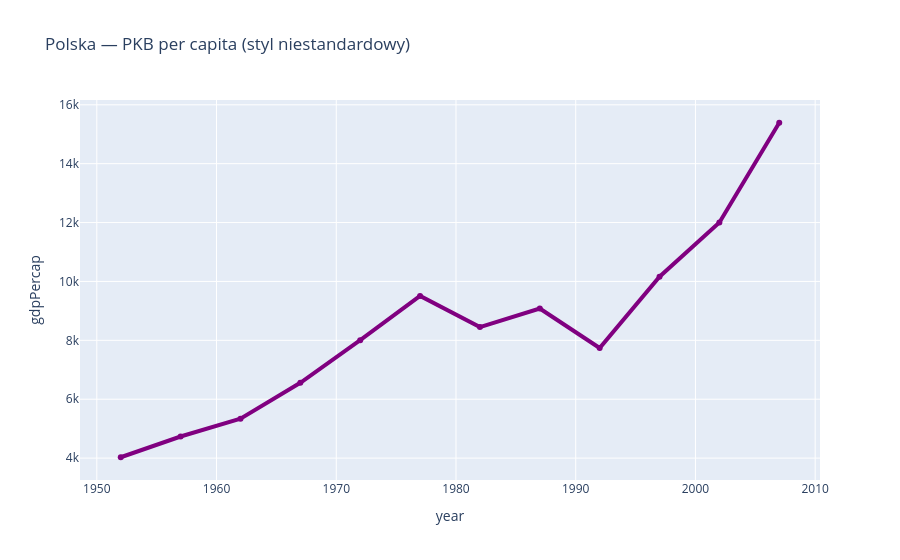

Notebook code for this chart:
### Markdown cell above
## 2.5 Dostosowywanie koloru i stylu linii

### Code cell
pl = df[df['country'] == 'Poland']

fig = px.line(pl, x='year', y='gdpPercap',
              title="Polska — PKB per capita (styl niestandardowy)")
fig.update_traces(line=dict(color='purple', width=4), mode='lines+markers')
fig.show()

### Figure 1 — Plotly figure (JSON) as saved in the notebook; plotly's stock layout.template omitted (floating-point values rounded to 4 significant figures)
{"data": [{"hovertemplate": "year=%{x}<br>gdpPercap=%{y}<extra></extra>", "legendgroup": "", "line": {"color": "purple", "dash": "solid", "width": 4}, "marker": {"symbol": "circle"}, "mode": "lines+markers", "name": "", "orientation": "v", "showlegend": false, "type": "scatter", "x": [1952, 1957, 1962, 1967, 1972, 1977, 1982, 1987, 1992, 1997, 2002, 2007], "xaxis": "x", "y": [4029.0, 4734.0, 5339.0, 6557.0, 8007.0, 9508.0, 8452.0, 9082.0, 7739.0, 10160.0, 12000.0, 15390.0], "yaxis": "y"}], "layout": {"legend": {"tracegroupgap": 0}, "title": {"text": "Polska — PKB per capita (styl niestandardowy)"}, "xaxis": {"anchor": "y", "domain": [0, 1], "title": {"text": "year"}}, "yaxis": {"anchor": "x", "domain": [0, 1], "title": {"text": "gdpPercap"}}}}
